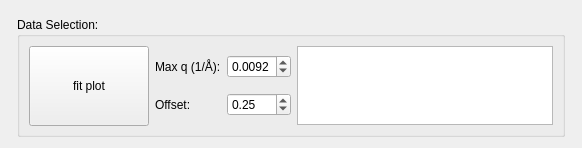
         <widget class="QWidget" name="tab_3">
          <attribute name="title">
           <string>Diffusion</string>
          </attribute>
          <layout class="QGridLayout" name="gridLayout_22">
           <item row="1" column="1">
            <widget class="QGroupBox" name="groupBox_5">
             <property name="sizePolicy">
              <sizepolicy hsizetype="Expanding" vsizetype="Fixed">
               <horstretch>0</horstretch>
               <verstretch>0</verstretch>
              </sizepolicy>
             </property>
             <property name="minimumSize">
              <size>
               <width>300</width>
               <height>120</height>
              </size>
             </property>
             <property name="maximumSize">
              <size>
               <width>16777215</width>
               <height>120</height>
              </size>
             </property>
             <property name="title">
              <string>Data Selection:</string>
             </property>
             <layout class="QGridLayout" name="gridLayout_21">
              <item row="0" column="0">
               <widget class="QPushButton" name="pushButton_8">
                <property name="minimumSize">
                 <size>
                  <width>120</width>
                  <height>80</height>
                 </size>
                </property>
                <property name="text">
                 <string>fit plot</string>
                </property>
               </widget>
              </item>
              <item row="0" column="1">
               <layout class="QGridLayout" name="gridLayout_12">
                <item row="1" column="0">
                 <widget class="QLabel" name="label_18">
                  <property name="text">
                   <string>Offset:</string>
                  </property>
                 </widget>
                </item>
                <item row="0" column="1">
                 <widget class="QDoubleSpinBox" name="sb_tauq_qmax">
                  <property name="decimals">
                   <number>4</number>
                  </property>
                  <property name="minimum">
                   <double>0.000000000000000</double>
                  </property>
                  <property name="maximum">
                   <double>2.000000000000000</double>
                  </property>
                  <property name="singleStep">
                   <double>0.001000000000000</double>
                  </property>
                  <property name="value">
                   <double>0.009200000000000</double>
                  </property>
                 </widget>
                </item>
                <item row="1" column="1">
                 <widget class="QDoubleSpinBox" name="sb_tauq_offset">
                  <property name="minimum">
                   <double>-2.000000000000000</double>
                  </property>
                  <property name="maximum">
                   <double>2.000000000000000</double>
                  </property>
                  <property name="singleStep">
                   <double>0.200000000000000</double>
                  </property>
                  <property name="value">
                   <double>0.250000000000000</double>
                  </property>
                 </widget>
                </item>
                <item row="0" column="0">
                 <widget class="QLabel" name="label_15">
                  <property name="text">
                   <string>Max q (1/Å):</string>
                  </property>
                 </widget>
                </item>
               </layout>
              </item>
              <item row="0" column="2">
               <widget class="QTextEdit" name="tauq_msg">
                <property name="sizePolicy">
                 <sizepolicy hsizetype="Expanding" vsizetype="Preferred">
                  <horstretch>0</horstretch>
                  <verstretch>0</verstretch>
                 </sizepolicy>
                </property>
                <property name="minimumSize">
                 <size>
                  <width>100</width>
                  <height>0</height>
                 </size>
                </property>
               </widget>
              </item>
             </layout>
            </widget>
           </item>
           <item row="0" column="0" colspan="3">
            <widget class="MplCanvas" name="mp_tauq" native="true">
             <property name="sizePolicy">
              <sizepolicy hsizetype="Expanding" vsizetype="Expanding">
               <horstretch>0</horstretch>
               <verstretch>0</verstretch>
              </sizepolicy>
             </property>
            </widget>
           </item>
          </layout>
         </widget>
